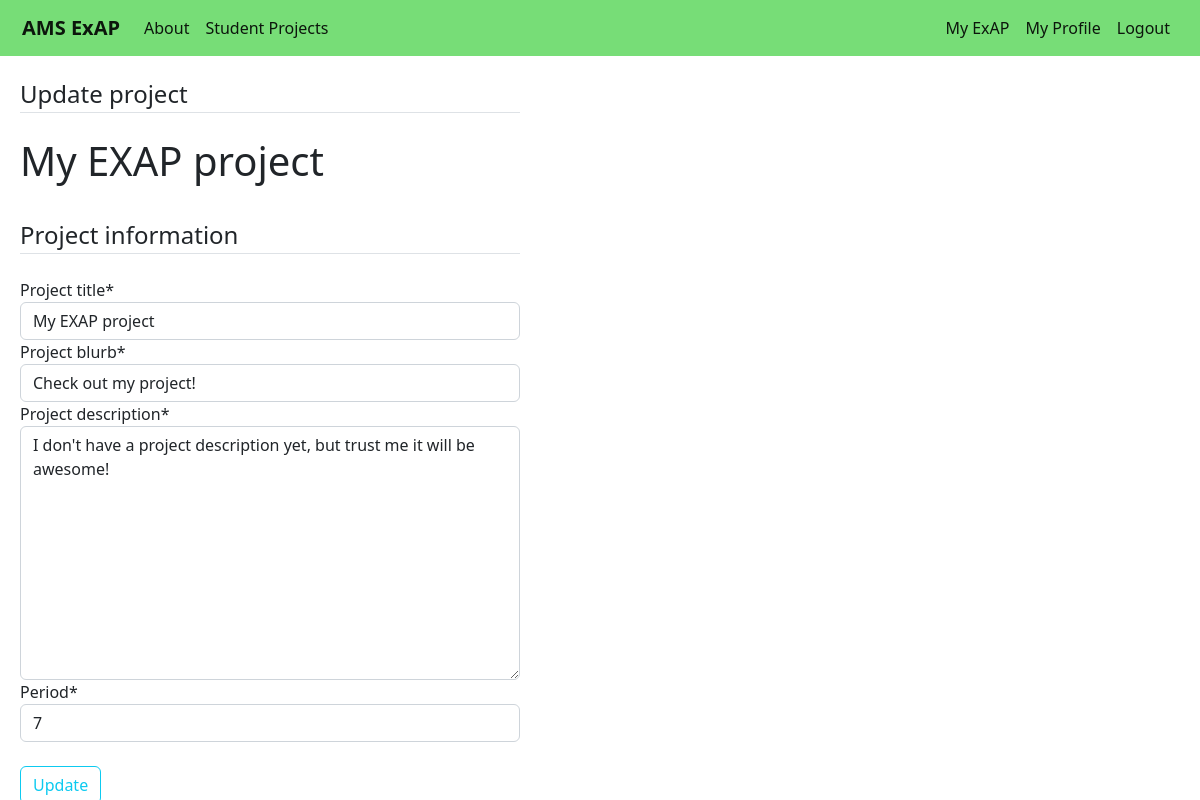
Page /users/myproject/ (signed in) on the committed database.
### users/models.py (models this page shows, shortened)
class Profile(models.Model):
    user = models.OneToOneField(User,on_delete=models.CASCADE)
    period = models.IntegerField(default=1)
    project_title = models.CharField(max_length=50,default='My EXAP project')
    project_blurb = models.CharField(max_length=100,default='Check out my project!')
    project_description = models.TextField(default="I don't have a project description yet, but trust me it will be awesome!")

### users/views.py (the view)
# urls.py: path('myproject/',user_views.myproject,name='users-myproject')
@login_required
def myproject(request):
    if request.method == "POST":
        p_form = ProfileUpdateForm(request.POST,instance=request.user.profile)
        if p_form.is_valid():
            p_form.save()
            messages.success(request,f'Your project has been updated.')
            return redirect('users-myproject')
    else:
        p_form = ProfileUpdateForm(instance=request.user.profile)
    context = {
        'title':'My ExAP',
        'p_form':p_form
    }
    return render(request,'users/myproject.html',context)

### users/forms.py
class ProfileUpdateForm(forms.ModelForm):
    periods = [
        (1,1),
        (2,2),
        (3,3),
        (4,4),
        (6,6),
        (7,7),
    ]
    period = forms.ChoiceField(choices=periods)
    class Meta:
        model = Profile
        fields = ['project_title','project_blurb','project_description','period']

### users/templates/users/myproject.html (shortened to what this page needs)
{% extends "main/base.html" %}
{% load crispy_forms_tags %}
{% block content %}
<div class='register-login-profile-form'>
    <form method='POST'>
        <fieldset class='form-group'>
            <legend class='border-bottom mb-4'>Update project</legend>
            <h1>{{ user.profile.project_title }}</h1>
            <br>
            <legend class='border-bottom mb-4'>Project information</legend>
            {{ p_form|crispy }}
        </fieldset>
        <br>
        <div class='form-group'>
            <button class='btn btn-outline-info' type='submit'>Update</button>
        </div>
    </form>
</div>
{% endblock content %}

### main/static/main/main.css (style rules this page uses)
body { background-color:white; }
.register-login-profile-form { width:500px; }

### rows in the picture
Profile: project_title "My EXAP project", project_blurb "Check out my project!", project_description "I don't have a project description yet, but trust me it will be awesome!", period "7"

### other values in the picture
{{ user.profile.project_title }} "My EXAP project"
